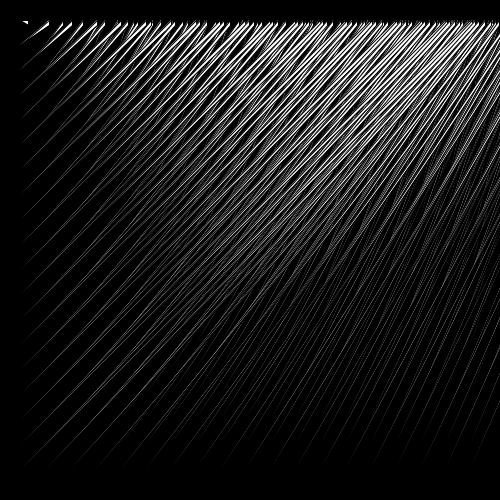
Frame 1 (no input)
Frame 60 (the mouse pressed at the canvas centre just before this capture): identical to frame 1, image omitted
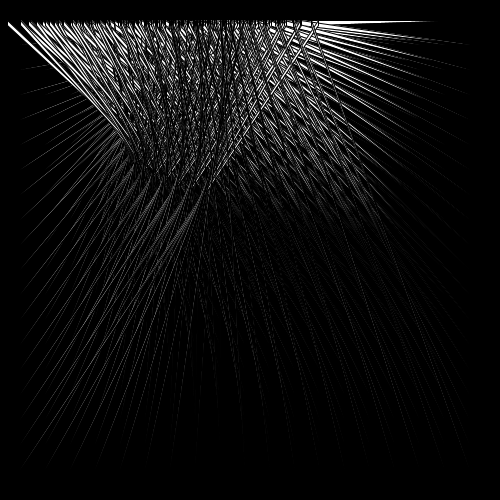
Frame 120 (the mouse held since frame 60 and released just before this capture)

The Processing sketch that drew these frames (run headless with seeded random() and noise(); from frame 60 on, the mouse is pressed at the canvas centre):

// Processing sketch: processing_2781
// ── processing_2781.pde

float base, top; 
 
void setup(){ 
  base = 20; 
  top = 25; 
  size(500, 500); 
  smooth(); 
  stroke(0); 
} 
 
 
void draw(){ 
  background(0); 
  for(float y =base; y <= height-base; y += top){ 
    for(float x = base; x <= width-base; x += top){ 
      float d;  
      d = sqrt((mouseX - x)*(mouseX - x) + (mouseY - y)*(mouseY - y)); 
      fill(255); 
     triangle(x,y,d,base, d,top); 
      
      
    } 
  } 
} 
 
 
 
